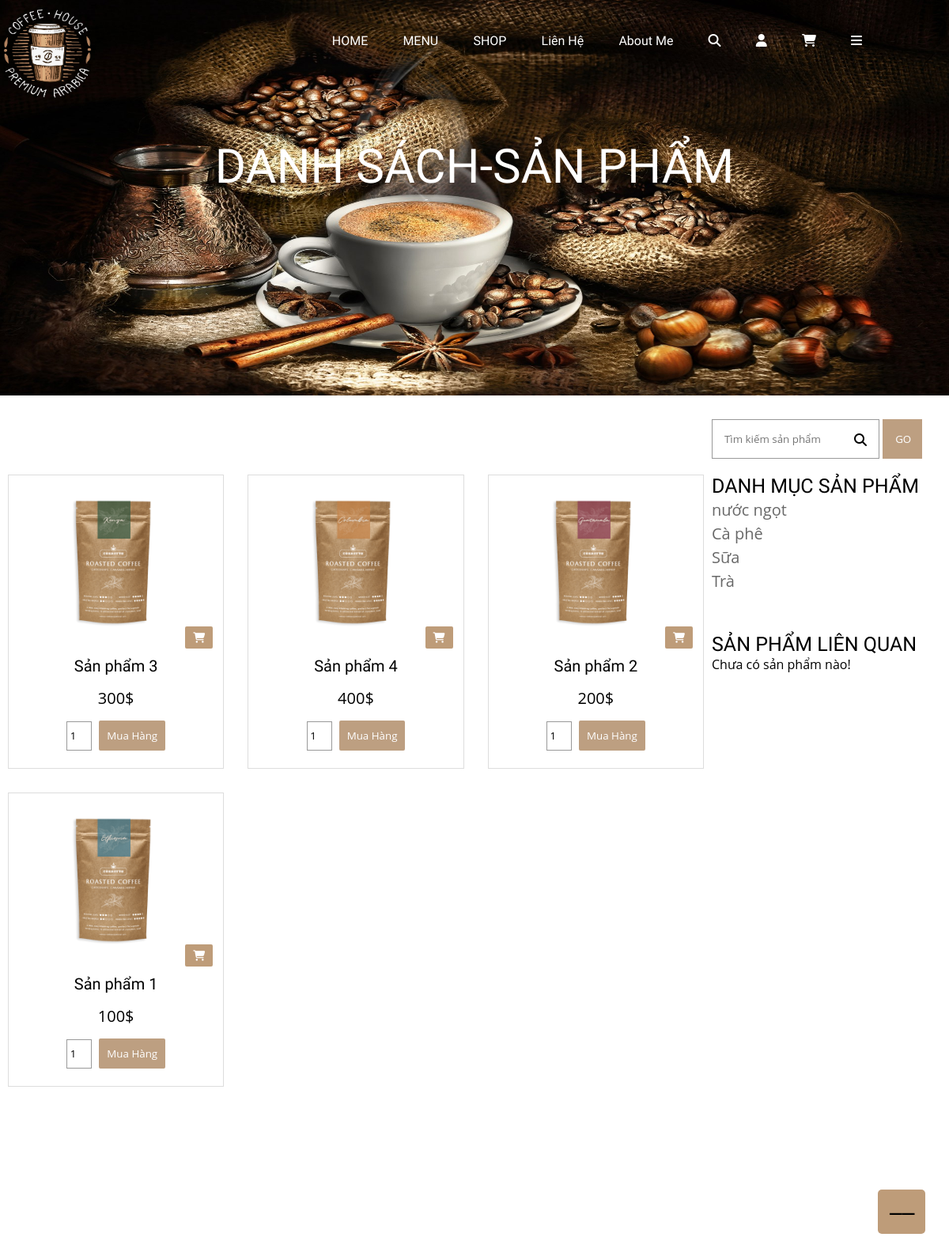
The app's page /contronller/index.php?pg=sanpham with its own data.
### tables this page shows
CREATE TABLE `sanpham` (
  `id` int(4) NOT NULL,
  `name` varchar(100) NOT NULL,
  `img` varchar(200) NOT NULL,
  `price` int(6) NOT NULL,
  `view` int(9) NOT NULL DEFAULT 0,
  `mota` text NOT NULL,
  `bestseller` tinyint(1) NOT NULL DEFAULT 0,
  `id_dm` int(4) NOT NULL
);

CREATE TABLE `danhmuc` (
  `id` int(4) NOT NULL,
  `name` varchar(50) NOT NULL,
  `home` tinyint(1) NOT NULL DEFAULT 0,
  `stt` tinyint(1) NOT NULL DEFAULT 0
);

### model/function.php (called while the page is built, shortened)
<?php
function getSanpham($catId = 0){
  $conn=connectdb();
  if($catId){
    $sql = " SELECT * FROM `sanpham`  WHERE id_dm =".$catId."";
  }else{
    $sql = " SELECT * FROM `sanpham`  LIMIT 4";
  }
  $stmt=$conn->prepare($sql);
  $stmt->execute();
  $stmt->setFetchMode(PDO::FETCH_ASSOC);
  $kq = $stmt->fetchAll();
  return $kq;
}
function getDanhmuc(){
  $conn=connectdb();
  $sql = " SELECT * FROM `danhmuc` ORDER BY id DESC";
  $stmt=$conn->prepare($sql);
  $stmt->execute();
  $stmt->setFetchMode(PDO::FETCH_ASSOC);
  $kq = $stmt->fetchAll();
  return $kq;
}
function getAllsanpham($kyw, $catId = 0) {
  $conn = connectdb();
  if ($catId) {
      $sql = "SELECT * FROM `sanpham` WHERE id_dm = :catId AND name LIKE :kyw ORDER BY id DESC LIMIT 15";
  } else {
      $sql = "SELECT * FROM `sanpham` WHERE name LIKE :kyw ORDER BY id DESC LIMIT 15";
  }
  $stmt = $conn->prepare($sql);
  $kyw = "%" . $kyw . "%";
  $stmt->bindParam(':kyw', $kyw);
  $stmt->execute();
  $kq = $stmt->fetchAll(PDO::FETCH_ASSOC);
  return $kq;
}
?>

### view/list-product.php (the view, shortened to what this page needs)
<!DOCTYPE html>
<html lang="en">
<head>
    <link rel="stylesheet" href="https://cdnjs.cloudflare.com/ajax/libs/font-awesome/6.4.0/css/all.min.css" />
    <link rel="stylesheet" href="../css/list-product.css">
</head>
<body>
<div class="container">
<div class="banner">
        <img src="../image/banner1.jpg" id="img" onclick="changeImage()" alt="">
        <a class="bar-back" href="#">
            <span>__</span>
        </a>
     </div>
         <div class="logo-menu">
                <img src="../image/logo.png" alt="">
                <ul>
                <li><a href="../contronller/index.php">HOME</a></li>
                <li><a href="index.php?pg=sanpham">MENU</a></li>
                <li><a href="#">SHOP</a></li>
                <li><a href="index.php?pg=lienhe">Liên Hệ</a></li>
                <li><a href="#">About Me</a></li>
                <li><a href="#"><i class="fa-solid fa-magnifying-glass"></i></a></li>
                <li><a href="index.php?pg=dangnhap"><i class="fa-solid fa-user"></i></a></li>
                <li><a href="index.php?pg=cart"><i class="fa-solid fa-cart-shopping"></i></a></li>
                <li><a href="#"><i class="fa-solid fa-bars" onclick="toggleDropdown(event)"></i></a></li>
            </ul>
        </div>
        <div class="title-header">
             <span>DANH SÁCH-SẢN PHẨM</span>
        </div>
</div>
    <div class="container2">
    <div class="wp-product">
  <div class="product">
    <?php
    if(isset($allsanpham) && count($allsanpham) > 0) {
      foreach($allsanpham as $allsanphams) {
        ?>
        <div class="box">
            <form action="index.php?pg=cart" method="POST">
                <div class="image-wrapper">
                  <a href="<?='index.php?pg=sanphamchitiet&id='.$allsanphams['id']?>"><img src="../upload/<?=$allsanphams['img']?>" alt=""></a>
                  <button class="tgh" type="submit" name="add_to_cart">
                  <i class="fas fa-shopping-cart"></i>
                  </button>
                </div>
                <div class="danh">
                  <span><?=$allsanphams['name']?></span>
                  <p><?=$allsanphams['price']?>$</p>
                  <input type="number" name="quantity" value="1" min="1">
                  <button class="btna" type="submit" name="buy">
                      Mua Hàng
                  </button>
                </div>
            </form>
        </div>
      <?php
      }
    }
    else {
      echo 'Chưa có sản phẩm nào!';
    }
    ?>
  </div>
</div>
        <div class="wp-category">
              <form action="index.php?pg=sanpham" method="post">
               <div class="seach">
                  <input type="text" placeholder="Tìm kiếm sản phẩm" name="kyw">
                  <input class="timkiem" type="submit" value="GO" name="timkiem">
               </div>
                <div class="icon">
                   <i class="fa-solid fa-magnifying-glass"></i>
                </div>
            </form>
            <div class="category">
            <span><a href="index.php?pg=sanpham">Danh mục Sản Phẩm</a></span>
            <?php
                 if(isset($danhmuc) && count($danhmuc) >0){
                    foreach($danhmuc as $danhmucs){
                        ?>
                           <a href="<?='index.php?pg=sanpham&catId='.$danhmucs['id']?>"><?=$danhmucs['name']?></a>
                         <?php
                    }
                  }
                ?>
              </div>
            <div class="Related">
                <span>Sản Phẩm Liên Quan</span>
                <?php
 if(isset($danhMuc29) && count($danhMuc29) > 0) {
  foreach($danhMuc29 as $danhMuc29s) {
    ?>
            <div class="wp-Related">
                <div class="Related-img">
                <a href="<?='index.php?pg=sanphamchitiet&id='.$danhMuc29s['id']?>"><img src="../upload/<?=$danhMuc29s['img']?>" alt=""></a>
                </div>
                <div class="Related-product">
                  <a href=""><?=$danhMuc29s['name']?></a>
                    <i class="fa-solid fa-star"></i>
                    <i class="fa-solid fa-star"></i>
                    <i class="fa-solid fa-star"></i>
                    <i class="fa-solid fa-star"></i>
                    <i class="fa-regular fa-star"></i>
                    <a href=""><?=$danhMuc29s['price']?>$</a>
            </div>
            </div>
                  <?php
      }
    }
    else {
      echo 'Chưa có sản phẩm nào!';
    }
    ?>
            </div>
        </div>
    </div>

### contronller/index.php (shortened to what this page needs)
<?php
    include '../model/function.php';
  ?>
  <?php
    if(isset($_GET['pg'])){
        switch ($_GET['pg']){
            case 'sanpham':
                $kyw = isset($_POST['kyw']) ? $_POST['kyw'] : '';
               $catId = isset($_GET['catId']) ? (int)$_GET['catId'] : 0 ;
               $danhMuc29 = getSanpham(29);
               $allsanpham = getAllsanpham($kyw,$catId);
               $danhmuc = getDanhmuc();
                include '../view/list-product.php';
                    break;
        }
    }else{
        $catId = isset($_GET['catId']) ? (int)$_GET['catId'] : 0 ;
        $sanpham = getSanpham($catId);
        include '../view/header.php';
        include '../view/home.php';
        include '../view/footer.php';
    }
?>

### css/list-product.css (style rules this page uses)
* { padding: 0; box-sizing: 0; margin: 0; font-family: "Open Sans",sans-serif; }
.container { width: 100%; height: 540px; }
.banner .bar-back { position: fixed; background-color: #BE9C79; width: 60px; height: 56px; bottom: 30px; z-index: 1000; right: 30px; border-radius: 5px; }
.bar-back span { font-size: 35px; color: #000000; display: flex; display: inline-block; justify-content: center; margin-left: 15px; margin-top: -10px; text-decoration: none; transition: transform 0.3s; }
.banner img { position: absolute; width: 100%; height: 500px; }
.logo-menu { position: relative; display: flex; justify-content: space-around; }
.logo-menu ul { margin-top: 40px; list-style: none; font-size: 16px; }
.logo-menu ul li { display: inline; margin-left: 40px; }
.logo-menu li a { font-family: 'Marcellus', serif; text-decoration: none; color: #fff; }
.logo-menu img { margin-top: -25px; width: 200px; height: 200px; margin-left: -150px; }
.title-header span { position: relative; font-family: 'Marcellus', serif; color: #ffffff; justify-content: center; display: flex; font-size: 60px; transition: 3s; }
.container2 { width: 100%; height:1000px ; float: left; padding-top:50px; }
.wp-product { float: left; width: 75%; }
.product { text-align: center; display: grid; grid-template-columns: repeat(auto-fit, minmax(250px, 1fr)); gap: 10px; }
.box { margin: 10px; text-align: center; height: 350px; border: 1px solid #ddd; padding: 10px; }
.danh { margin-top: 10px; text-align: center; }
.danh span { font-family: Marcellus, sans-serif; font-size: 20px; margin-top: 10px; }
.danh input { margin-top: 10px; width: 30px; height: 35px; border: 1px solid #999; text-align: center; margin-right: 5px; }
.danh p { font-size: 20px; padding: 5px; margin-top: 10px; }
.box img { width: 70%; height: 200px; object-fit: contain; transition: 0.5s; margin-left: 30px; }
.danh button { margin-top: 10px; padding: 10px; background-color: #BD9F81; color: #fff; border: none; border-radius: 2px; transition: 0.5s; }
.box .tgh { margin-top: 10px; padding: 5px; width: 35px; background-color: #BE9C79; border: none; border-radius: 2px; transition: 0.3s; color: #fff; }
.seach { margin-top: -30px; }
.seach input { position: relative; padding: 15px; width: 180px; border: 1px solid #999; display: flex; display: inline; }
.icon i { color: #000000; position: absolute; margin-left: 180px; margin-top: -32px; }
.seach .timkiem { width: 50px; background-color: #BD9F81; border: 1px solid #BD9F81; color: #fff; transition: 0.9s; }
.wp-category { margin-top: -30px; float: left ; width: 25%; }
.category { margin-top: 20px; }
.category span a { text-transform: uppercase; font-family: Marcellus, sans-serif; font-size: 25px; display: flex; color: #000000; }
.category a { color: #686868; text-decoration: none; line-height: 30px; font-size: 20px; display: flex; }
.Related { margin-top: 50px; }
.Related span { text-transform: uppercase; font-family: Marcellus, sans-serif; font-size: 25px; }

### records on screen
sanpham: img (picture), name "Sản phẩm 3", price "300"
sanpham: img (picture), name "Sản phẩm 4", price "400"
sanpham: img (picture), name "Sản phẩm 2", price "200"
sanpham: img (picture), name "Sản phẩm 1", price "100"
danhmuc: name "nước ngọt"
danhmuc: name "Cà phê"
danhmuc: name "Sữa"
danhmuc: name "Trà"
